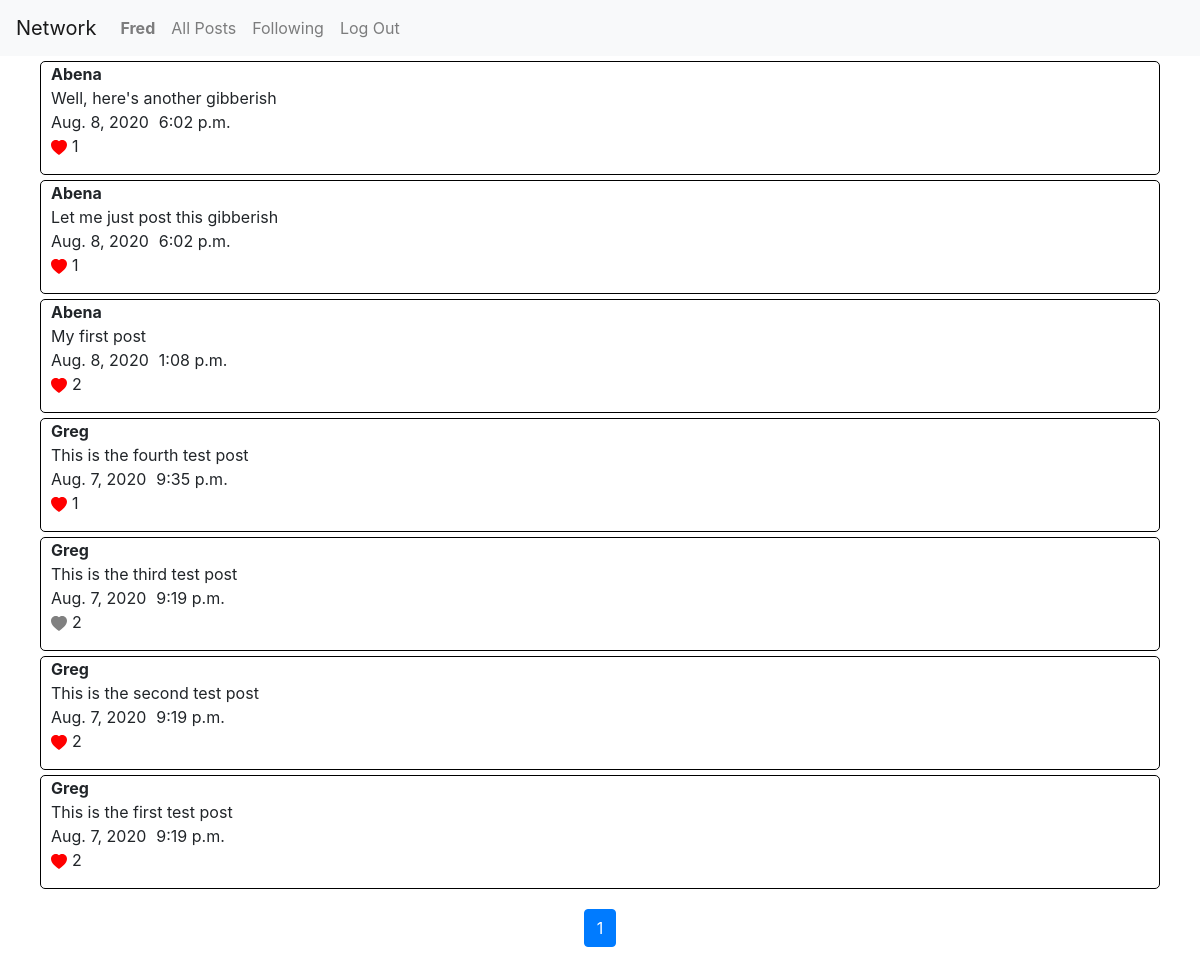
The app's page /following (signed in) with its own data.
### network/models.py (models this page shows, shortened)
class User(AbstractUser):
    pass

class Post(models.Model):
    user = models.ForeignKey(User, on_delete=models.CASCADE)
    post = models.CharField(max_length=1000)
    date = models.DateField()
    time = models.TimeField()

### network/views.py (the view)
# urls.py: path("following", views.following, name="following"),
@login_required
def following(request):
    u = User.objects.get(username=request.user)
    p = Post.objects.all()
    f_users = u.following.all()
    posts = Post.objects.filter(user__followers__follow=u).order_by('-id')
    paginator = Paginator(posts, 10)
    page_number = request.GET.get('page')
    posts = paginator.get_page(page_number)
    return render(request, "network/following.html", {
        "posts":posts
    })

### network/templatetags/custom_template_tags.py (called while the page is built)
@register.simple_tag
def post_liker(a, args):
    if args.likes.filter(user=a).exists():
        exists = True
    else:
        exists = False
    return exists

### network/templates/network/following.html (shortened to what this page needs)
{% extends "network/layout.html" %}
{% load custom_template_tags %}
{% block body %}
    <div class="post-main">
        {% for i in posts %}
            <div class="post-container">
                <div class="title-post">
                    <div class="title">{{ i.user|title }}</div>
                    <div class="post"> {{ i.post }} </div>
                </div>
                <div class="date-time">
                    <div class="date">{{ i.date }} </div>
                    <div class="time"> {{ i.time }} </div>
                </div>
                <div class="like">
                    <a class="like-link" id="like-{{ i.id }}" data-id="{{ i.id }}">
                        {% post_liker request.user i as likee %}
                        {% if likee == False %}
                        <svg id="b-{{ i.id }}" class="like-btn" width="1em" height="1em" viewBox="0 0 16 16" class="bi bi-heart-fill" fill="grey" xmlns="http://www.w3.org/2000/svg">
                            <path fill-rule="evenodd" d="M8 1.314C12.438-3.248 23.534 4.735 8 15-7.534 4.736 3.562-3.248 8 1.314z"/>
                        </svg>
                        {% else %}
                        <svg id="b-{{ i.id }}" class="like-btn" width="1em" height="1em" viewBox="0 0 16 16" class="bi bi-heart-fill" fill="red" xmlns="http://www.w3.org/2000/svg">
                            <path fill-rule="evenodd" d="M8 1.314C12.438-3.248 23.534 4.735 8 15-7.534 4.736 3.562-3.248 8 1.314z"/>
                        </svg>
                        {% endif %}
                    </a>
                    <p id="num-likes-{{ i.id }}" class="num-likes"> {{ i.likes.count}} </p>
                </div>
            </div>
        {% endfor %}
    </div>
    <nav class="page-nav" aria-label="Page navigation example">
        <ul class="pagination">
                <li class="page-item active" aria-current="page">
                    <a class="page-link" href="?page={{ posts.number }}">{{ posts.number }} <span class="sr-only">(current)</span></a>
                </li>
        </ul>
    </nav>
{% endblock %}

### network/templates/network/layout.html (shortened to what this page needs)
{% load static %}
<!DOCTYPE html>
<html lang="en">
    <head>
        <link rel="stylesheet" href="https://stackpath.bootstrapcdn.com/bootstrap/4.4.1/css/bootstrap.min.css">
        <link href="{% static 'network/styles.css' %}" rel="stylesheet">
    </head>
    <body>
        <nav class="navbar navbar-expand-lg navbar-light bg-light">
            <a class="navbar-brand" href="{% url 'index' %}">Network</a>
            <div>
              <ul class="navbar-nav mr-auto">
                {% if user.is_authenticated %}
                    <li class="nav-item">
                        <a class="nav-link" href="{% url 'profile' %}"><strong>{{ user.username|title }}</strong></a>
                    </li>
                {% endif %}
                <li class="nav-item">
                  <a class="nav-link" href="{% url 'index' %}">All Posts</a>
                </li>
                {% if user.is_authenticated %}
                    <li class="nav-item">
                        <a class="nav-link" href="{% url 'following' %}">Following</a>
                    </li>
                    <li class="nav-item">
                        <a class="nav-link" href="{% url 'logout' %}">Log Out</a>
                    </li>
                {% endif %}
              </ul>
            </div>
          </nav>
        <div class="body">
            {% block body %}
            {% endblock %}
        </div>
    </body>
</html>

### network/static/network/styles.css (style rules this page uses)
.post-container { border: 1px solid black; margin-left: 40px; margin-right: 40px; margin-top: 5px; margin-bottom: 5px; border-radius: 5px; }
.post-container .title-post { margin-left: 10px; }
.post-container .title-post .title { font-weight: bold; }
.post-container .date-time { margin-left: 10px; display: flex; }
.post-container .date-time .date { margin-right: 10px; }
.post-container .like { margin-left: 10px; display: flex; }
.post-container .like .like-btn { margin-right: 5px; }
.page-nav { display: flex; justify-content: center; margin-top: 20px; }

### records on screen
User: username "Fred"
Post: user "Abena", post "Well, here's another gibberish", date "Aug. 8, 2020", time "6:02 p.m.", likes.count "1"
Post: user "Abena", post "Let me just post this gibberish", date "Aug. 8, 2020", time "6:02 p.m.", likes.count "1"
Post: user "Abena", post "My first post", date "Aug. 8, 2020", time "1:08 p.m.", likes.count "2"
Post: user "Greg", post "This is the fourth test post", date "Aug. 7, 2020", time "9:35 p.m.", likes.count "1"
Post: user "Greg", post "This is the third test post", date "Aug. 7, 2020", time "9:19 p.m.", likes.count "2"
Post: user "Greg", post "This is the second test post", date "Aug. 7, 2020", time "9:19 p.m.", likes.count "2"
Post: user "Greg", post "This is the first test post", date "Aug. 7, 2020", time "9:19 p.m.", likes.count "2"

### other values on screen
{{ posts.number }} "1"
